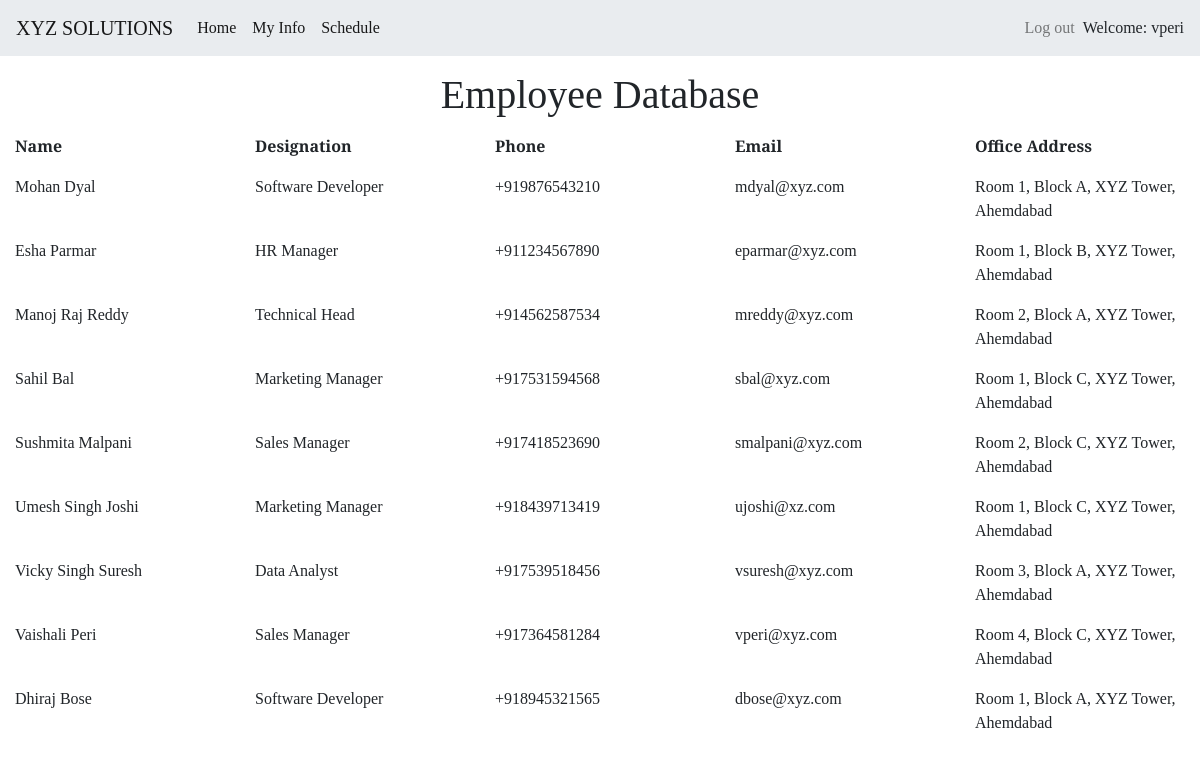
The page /accounts/profile/employdata (signed in) on the database as committed earlier.
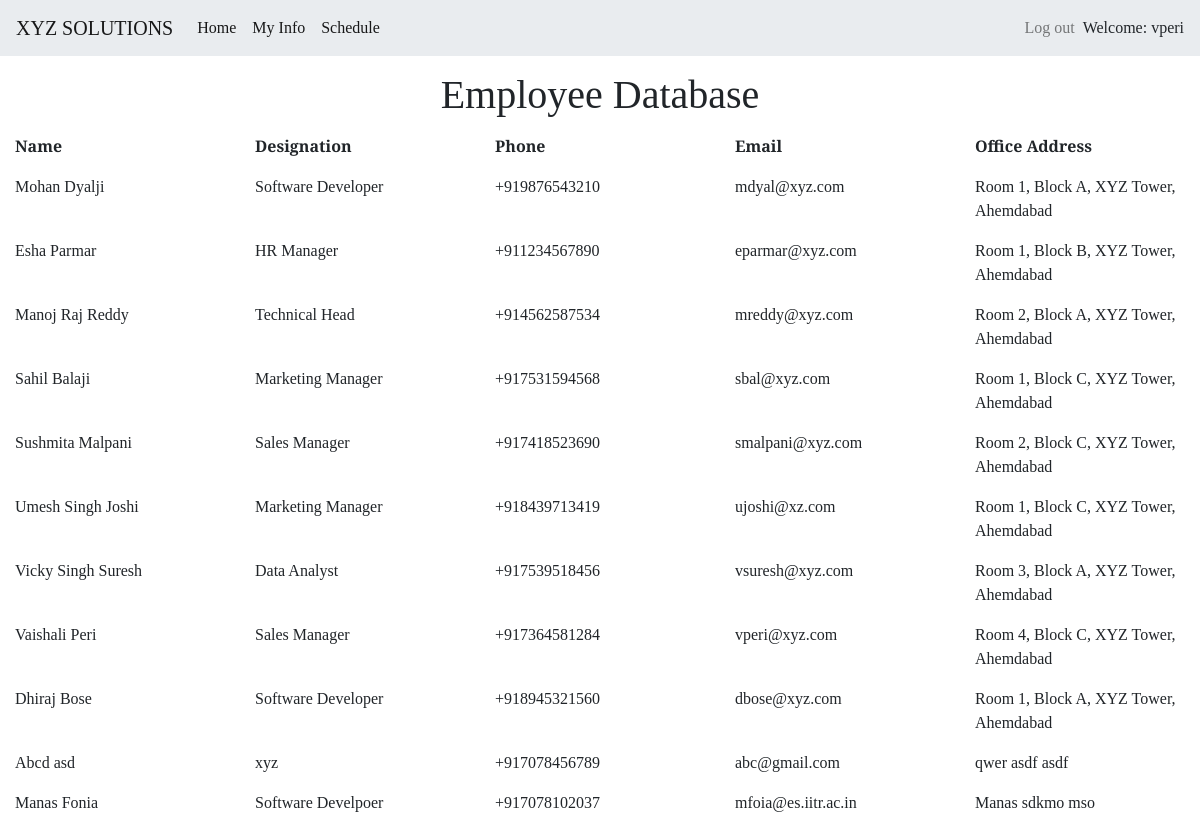
The same page on the database as committed later.
### firstapp/models.py (models this page shows, shortened)
class EmployeeInfo(models.Model):
    user = models.OneToOneField(User, on_delete=models.CASCADE)
    designation = models.CharField(max_length=150)
    phone = PhoneNumberField(null=False, blank=False, unique=True)
    office_address = models.CharField(max_length=255)

### firstapp/views.py (the view)
# urls.py: path('accounts/profile/employdata', views.EmView, name='emdata'),
@login_required(login_url="/")
def EmView(request):
    all_emp_details = EmployeeInfo.objects.all()
    context = {
        'all_emp_details': all_emp_details
    }
    return render(request, "employeedata.html", context=context)

### firstapp/templates/firstapp/employeedata.html (shortened to what this page needs)
{% extends "firstapp/base.html" %}
{% block content %}
<h1 style="text-align: center; margin: 15px 15px 15px 15px;">Employee Database</h1>
<div class = "data" style="margin: 15px 15px 0px 15px;">
<div class="row">
        <div class="col"><p><b>Name</b></p></div>
        <div class="col"><p><b>Designation</b></p></div>
        <div class="col"><p><b>Phone</b></p></div>
        <div class="col"><p><b>Email</b></p></div>
        <div class="col"><p><b>Office Address</b></p></div>
    </div>
{% for emp in all_emp_details %}
    <div class="row">
        <div class="col"><p>{{emp.user.get_full_name}}</p></div>
        <div class="col"><p>{{emp.designation}}</p></div>
        <div class="col"><p>{{emp.phone}}</p></div>
        <div class="col"><p>{{emp.user.email}}</p></div>
        <div class="col"><p>{{emp.office_address}}</p></div>
      </div>
    {% endfor %}
</div>
{% endblock %}

### firstapp/templates/firstapp/base.html (shortened to what this page needs)
<!DOCTYPE html>
{% load static %}
<html lang="en">
<head>
    <link rel="stylesheet" href="https://stackpath.bootstrapcdn.com/bootstrap/4.3.1/css/bootstrap.min.css">
    <link rel="stylesheet" type="text/css" href="{% static 'css/firstapp.css' %}">
</head>
<body>
<nav class="navbar navbar-expand-lg navbar-light " style="background-color: #e9ecef;">
  <div class="collapse navbar-collapse" id="navbarTogglerDemo01">
    <a class="navbar-brand" href="#">XYZ SOLUTIONS </a>
    <ul class="navbar-nav mr-auto mt-2 mt-lg-0">
      <li class="nav-item active">
        <a class="nav-link" href="{% url 'profile' %}">Home <span class="sr-only">(current)</span></a>
      </li>
        {% if user.is_superuser %}
         <li class="nav-item active">
        <a class="nav-link " href="{% url 'meetings' %}">Schedule</a>
         </li>
        {% else %}
        <li class="nav-item active">
        <a class="nav-link" href="{% url 'user_edit' %}">My Info</a>
       </li>
      <li class="nav-item active">
        <a class="nav-link " href="{% url 'meet' %}">Schedule</a>
      </li>
        {% endif %}
    </ul>
      <ul class="form-inline navbar-nav  mt-2 mt-lg-0 ">
          <li class ="nav-item ">
          <a class="nav-link " href="{% url 'logout' %}" >Log out</a>
        </li>
        <li>
          <a >Welcome: {{ user.username }}</a>
        </li>
      </ul>
  </div>
</nav>
 {% block content %}
{% endblock %}
</body>
</html>

### firstapp/static/css/firstapp.css (style rules this page uses)
body { font-family: 'Slabo 27px', serif; }

Rows that differ between the two databases and show on the page:
changed through a linked row, EmployeeInfo "mdyal@xyz.com": user.get_full_name "Mohan Dyal" → "Mohan Dyalji"
changed through a linked row, EmployeeInfo "sbal@xyz.com": user.get_full_name "Sahil Bal" → "Sahil Balaji"
changed EmployeeInfo "Dhiraj Bose": phone "+918945321565" → "+918945321560"
added EmployeeInfo: user.get_full_name "Abcd asd", designation "xyz", phone "+917078456789", user.email "abc@gmail.com", office_address "qwer asdf asdf"
added EmployeeInfo: user.get_full_name "Manas Fonia", designation "Software Develpoer", phone "+917078102037", user.email "mfoia@es.iitr.ac.in", office_address "Manas sdkmo mso"
